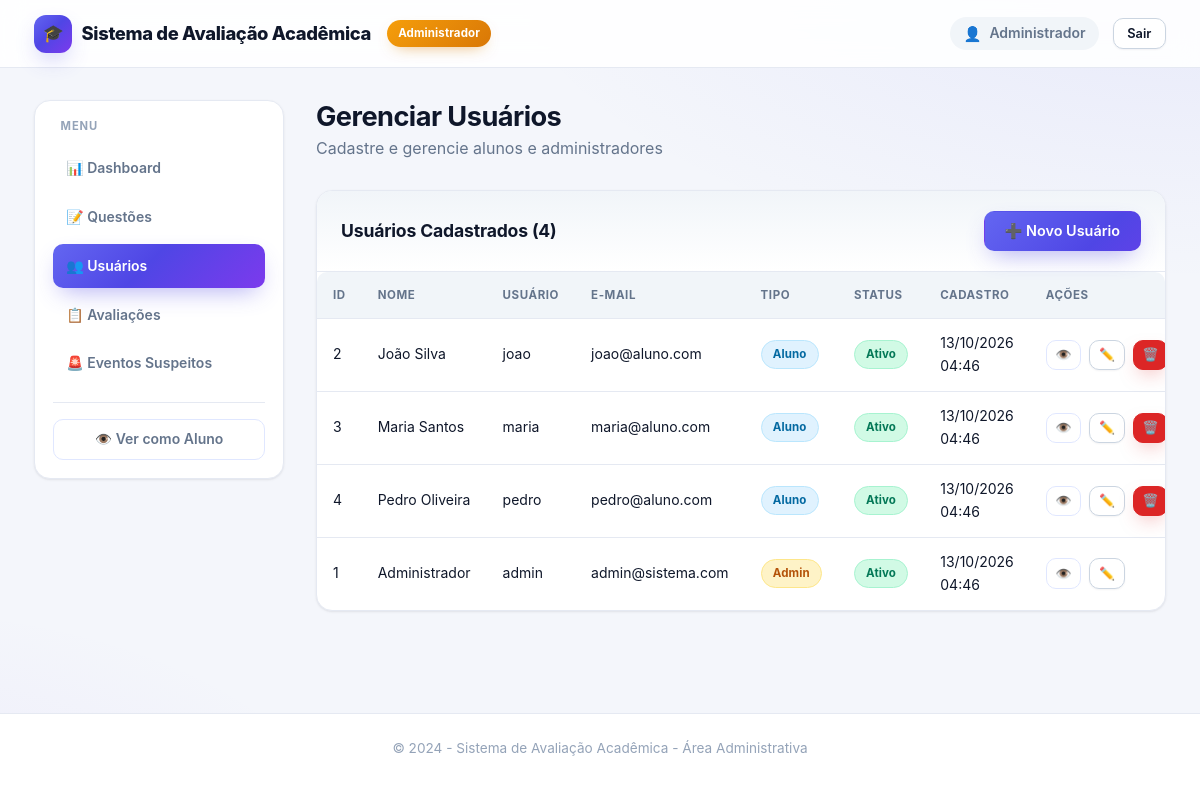
The app's page /admin/usuarios.php (signed in) with its own data.
### tables this page shows
CREATE TABLE IF NOT EXISTS usuarios (
    id INT AUTO_INCREMENT PRIMARY KEY,
    nome VARCHAR(150) NOT NULL,
    usuario VARCHAR(60) NULL UNIQUE,
    email VARCHAR(150) NOT NULL UNIQUE,
    senha_hash VARCHAR(255) NOT NULL,
    tipo ENUM('aluno', 'admin') NOT NULL DEFAULT 'aluno',
    ativo TINYINT(1) NOT NULL DEFAULT 1,
    created_at TIMESTAMP DEFAULT CURRENT_TIMESTAMP,
    updated_at TIMESTAMP DEFAULT CURRENT_TIMESTAMP ON UPDATE CURRENT_TIMESTAMP
);

### includes/config.php (called while the page is built, shortened)
<?php
function versaoEstatico(string $caminhoRelativo): string
{
    $caminho = __DIR__ . '/../' . ltrim($caminhoRelativo, '/');
    $mtime = is_file($caminho) ? filemtime($caminho) : false;
    return (string)($mtime ?: 1);
}
function e(string $dado): string
{
    return htmlspecialchars($dado, ENT_QUOTES, 'UTF-8');
}
function formatarData($data, string $formato = 'd/m/Y H:i:s'): string
{
    return (new DateTime($data))->format($formato);
}

### includes/functions.php (called while the page is built, shortened)
<?php
require_once __DIR__ . '/config.php';
function listarUsuarios(): array
{
    try {
        $pdo = getDbConnection();
        $stmt = $pdo->query("SELECT id, nome, usuario, email, tipo, ativo, created_at FROM usuarios ORDER BY tipo, nome");
        return $stmt->fetchAll();
    } catch (Exception $e) {
        error_log("Erro ao listar usuários: " . $e->getMessage());
        return [];
    }
}

### admin/usuarios.php (the view, shortened to what this page needs)
<?php
require_once __DIR__ . '/../includes/config.php';
require_once __DIR__ . '/../includes/functions.php';
$acao = $_GET['acao'] ?? 'listar';
$usuarios = [];
if ($acao === 'listar') {
    $usuarios = listarUsuarios();
}
?>
<!DOCTYPE html>
<html lang="pt-BR">
<head>
    <link rel="stylesheet" href="/avaliacao web/assets/css/style.css?v=<?= versaoEstatico('assets/css/style.css') ?>">
    <link rel="stylesheet" href="/avaliacao web/assets/css/admin.css?v=<?= versaoEstatico('assets/css/admin.css') ?>">
</head>
<body class="admin-page">
    <header class="admin-header">
        <div class="container header-content">
            <h1><?= e(APP_NAME) ?></h1>
            <span class="badge admin-badge">Administrador</span>
            <div class="user-info">
                <span class="user-name"><?= e($_SESSION['usuario_nome']) ?></span>
                <a href="/avaliacao web/logout.php" class="btn btn-secondary btn-sm">Sair</a>
            </div>
        </div>
    </header>
    <div class="admin-container container">
        <aside class="admin-sidebar">
            <nav class="admin-nav">
                <h3>Menu</h3>
                <ul>
                    <li><a href="/avaliacao web/admin/dashboard.php">📊 Dashboard</a></li>
                    <li><a href="/avaliacao web/admin/questoes.php">📝 Questões</a></li>
                    <li><a href="/avaliacao web/admin/usuarios.php" class="active">👥 Usuários</a></li>
                    <li><a href="/avaliacao web/admin/avaliacoes.php">📋 Avaliações</a></li>
                    <li><a href="/avaliacao web/admin/eventos.php">🚨 Eventos Suspeitos</a></li>
                </ul>
                <hr style="margin: 1rem 0; border-color: var(--border-color);">
                <li><a href="/avaliacao web/dashboard.php" class="btn btn-outline">👁️ Ver como Aluno</a></li>
            </nav>
        </aside>
        <main class="admin-main">
            <?php if ($acao === 'listar'): ?>
                <div class="admin-header-title">
                    <h2>Gerenciar Usuários</h2>
                    <p>Cadastre e gerencie alunos e administradores</p>
                </div>
                <div class="admin-section">
                    <div class="section-header">
                        <h3>Usuários Cadastrados (<?= count($usuarios) ?>)</h3>
                        <a href="/avaliacao web/admin/usuarios.php?acao=novo" class="btn btn-primary">➕ Novo Usuário</a>
                    </div>
                    <div class="table-responsive">
                        <table class="admin-table">
                            <thead>
                                <tr>
                                    <th>ID</th>
                                    <th>Nome</th>
                                    <th>Usuário</th>
                                    <th>E-mail</th>
                                    <th>Tipo</th>
                                    <th>Status</th>
                                    <th>Cadastro</th>
                                    <th>Ações</th>
                                </tr>
                            </thead>
                            <tbody>
                                <?php foreach ($usuarios as $u): ?>
                                    <tr>
                                        <td><?= $u['id'] ?></td>
                                        <td><?= e($u['nome']) ?></td>
                                        <td><?= e($u['usuario'] ?? '—') ?></td>
                                        <td><?= e($u['email']) ?></td>
                                        <td>
                                            <span class="badge <?= $u['tipo'] === 'admin' ? 'badge-warning' : 'badge-info' ?>">
                                                <?= ucfirst($u['tipo']) ?>
                                            </span>
                                        </td>
                                        <td>
                                            <span class="badge <?= $u['ativo'] ? 'badge-success' : 'badge-secondary' ?>">
                                                <?= $u['ativo'] ? 'Ativo' : 'Inativo' ?>
                                            </span>
                                        </td>
                                        <td><?= formatarData($u['created_at'], 'd/m/Y H:i') ?></td>
                                        <td>
                                            <a href="/avaliacao web/admin/usuarios.php?acao=ver&id=<?= $u['id'] ?>" class="btn btn-sm btn-outline" title="Ver">👁️</a>
                                            <a href="/avaliacao web/admin/usuarios.php?acao=editar&id=<?= $u['id'] ?>" class="btn btn-sm btn-secondary" title="Editar">✏️</a>
                                            <?php if ($u['id'] !== $_SESSION['usuario_id']): ?>
                                                <a href="/avaliacao web/admin/usuarios.php?acao=excluir&id=<?= $u['id'] ?>&confirm=1"
                                                   class="btn btn-sm btn-danger"
                                                   onclick="return confirm('Tem certeza que deseja excluir este usuário?')"
                                                   title="Excluir">🗑️</a>
                                            <?php endif; ?>
                                        </td>
                                    </tr>
                                <?php endforeach; ?>
                            </tbody>
                        </table>
                    </div>
                </div>
            <?php endif; ?>
        </main>
    </div>
    <footer class="main-footer">
        <div class="container">
            <p>&copy; 2024 - Sistema de Avaliação Acadêmica - Área Administrativa</p>
        </div>
    </footer>
</body>
</html>

### assets/css/admin.css (style rules this page uses)
.admin-container { padding-top: 2rem; padding-bottom: 3rem; display: grid; grid-template-columns: 250px 1fr; gap: 2rem; align-items: start; }
.admin-sidebar { position: sticky; top: calc(var(--header-height) + 1.5rem); height: fit-content; background: var(--bg-secondary); border: 1px solid var(--border-color); border-radius: var(--border-radius-lg); padding: 1.1rem; box-shadow: var(--shadow-sm); }
.admin-nav h3 { font-size: 0.7rem; text-transform: uppercase; letter-spacing: 0.08em; color: var(--text-muted); margin: 0 0 0.85rem; padding: 0 0.5rem; }
.admin-nav ul { list-style: none; display: flex; flex-direction: column; gap: 0.25rem; }
.admin-nav a { display: flex; align-items: center; gap: 0.75rem; padding: 0.7rem 0.85rem; border-radius: var(--border-radius); color: var(--text-secondary); font-weight: 600; font-size: 0.875rem; transition: all var(--transition); }
.admin-nav a.active { background: var(--primary-gradient); color: #fff; box-shadow: var(--shadow-primary); }
.admin-nav hr { margin: 1rem 0 !important; border: none; border-top: 1px solid var(--border-color); }
.admin-nav > li { list-style: none; margin-top: 0.5rem; }
.admin-nav > li a { justify-content: center; width: 100%; }
.admin-main { min-width: 0; }
.admin-header-title { margin-bottom: 1.75rem; }
.admin-header-title h2 { font-size: 1.7rem; margin-bottom: 0.15rem; letter-spacing: -0.02em; }
.admin-header-title p { color: var(--text-secondary); margin: 0; }
.admin-section { background: var(--bg-secondary); border: 1px solid var(--border-color); border-radius: var(--border-radius-lg); margin-bottom: 1.5rem; overflow: hidden; box-shadow: var(--shadow-sm); }
.section-header { display: flex; align-items: center; justify-content: space-between; gap: 1rem; padding: 1.25rem 1.5rem; border-bottom: 1px solid var(--border-color); background: linear-gradient(180deg, var(--bg-tertiary), var(--bg-secondary)); }
.section-header h3 { margin: 0; font-size: 1.1rem; }
.admin-table .btn-sm { padding: 0.4rem 0.55rem; font-size: 0.8rem; }
.admin-table td:last-child { white-space: nowrap; }
.admin-table td:last-child .btn + .btn { margin-left: 0.25rem; }
.admin-table td .btn { vertical-align: middle; }

### records on screen
usuarios: id "2", nome "João Silva", usuario "joao", email "joao@aluno.com", tipo "Aluno", ativo "Ativo", created_at "13/10/2026 04:46"
usuarios: id "3", nome "Maria Santos", usuario "maria", email "maria@aluno.com", tipo "Aluno", ativo "Ativo", created_at "13/10/2026 04:46"
usuarios: id "4", nome "Pedro Oliveira", usuario "pedro", email "pedro@aluno.com", tipo "Aluno", ativo "Ativo", created_at "13/10/2026 04:46"
usuarios: id "1", nome "Administrador", usuario "admin", email "admin@sistema.com", tipo "Admin", ativo "Ativo", created_at "13/10/2026 04:46"

### other values on screen
APP_NAME "Sistema de Avaliação Acadêmica"
$_SESSION['usuario_nome'] "Administrador"
count($usuarios) "4"
